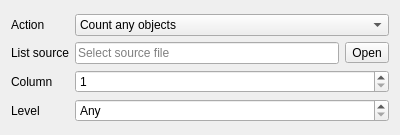
<?xml version="1.0" encoding="UTF-8"?>
<ui version="4.0">
 <class>ItemsrapWidget</class>
 <widget class="QWidget" name="ItemsrapWidget">
  <property name="geometry">
   <rect>
    <x>0</x>
    <y>0</y>
    <width>400</width>
    <height>135</height>
   </rect>
  </property>
  <property name="windowTitle">
   <string>Count objects in tree</string>
  </property>
  <property name="windowIcon">
   <iconset theme="edit-select-all">
    <normaloff>.</normaloff>.</iconset>
  </property>
  <layout class="QFormLayout" name="formLayout">
   <property name="fieldGrowthPolicy">
    <enum>QFormLayout::AllNonFixedFieldsGrow</enum>
   </property>
   <property name="rowWrapPolicy">
    <enum>QFormLayout::DontWrapRows</enum>
   </property>
   <property name="labelAlignment">
    <set>Qt::AlignLeading|Qt::AlignLeft|Qt::AlignVCenter</set>
   </property>
   <property name="formAlignment">
    <set>Qt::AlignLeading|Qt::AlignLeft|Qt::AlignVCenter</set>
   </property>
   <item row="0" column="0">
    <widget class="QLabel" name="actionLabel">
     <property name="text">
      <string>Action</string>
     </property>
     <property name="buddy">
      <cstring>actionCombo</cstring>
     </property>
    </widget>
   </item>
   <item row="0" column="1">
    <widget class="QComboBox" name="actionCombo">
     <item>
      <property name="text">
       <string>Count any objects</string>
      </property>
     </item>
     <item>
      <property name="text">
       <string>Count objects from file</string>
      </property>
     </item>
     <item>
      <property name="text">
       <string>Exclude objects from file</string>
      </property>
     </item>
     <item>
      <property name="text">
       <string>Count by regular expression</string>
      </property>
     </item>
    </widget>
   </item>
   <item row="1" column="0">
    <widget class="QLabel" name="pathLabel">
     <property name="text">
      <string>List source</string>
     </property>
     <property name="buddy">
      <cstring>pathButton</cstring>
     </property>
    </widget>
   </item>
   <item row="1" column="1">
    <layout class="QHBoxLayout" name="pathLayout">
     <item>
      <widget class="QLineEdit" name="pathEdit">
       <property name="readOnly">
        <bool>true</bool>
       </property>
       <property name="placeholderText">
        <string>Select source file</string>
       </property>
      </widget>
     </item>
     <item>
      <widget class="QToolButton" name="pathButton">
       <property name="text">
        <string>Open</string>
       </property>
       <property name="icon">
        <iconset theme="document-open">
         <normaloff>.</normaloff>.</iconset>
       </property>
      </widget>
     </item>
    </layout>
   </item>
   <item row="2" column="0">
    <widget class="QLabel" name="columnLabel">
     <property name="text">
      <string>Column</string>
     </property>
     <property name="buddy">
      <cstring>columnSpin</cstring>
     </property>
    </widget>
   </item>
   <item row="2" column="1">
    <widget class="QSpinBox" name="columnSpin">
     <property name="minimum">
      <number>1</number>
     </property>
     <property name="maximum">
      <number>99</number>
     </property>
    </widget>
   </item>
   <item row="3" column="0">
    <widget class="QLabel" name="levelLabel">
     <property name="text">
      <string>Level</string>
     </property>
     <property name="buddy">
      <cstring>levelSpin</cstring>
     </property>
    </widget>
   </item>
   <item row="3" column="1">
    <widget class="QSpinBox" name="levelSpin">
     <property name="specialValueText">
      <string>Any</string>
     </property>
     <property name="minimum">
      <number>-1</number>
     </property>
     <property name="maximum">
      <number>99</number>
     </property>
     <property name="value">
      <number>-1</number>
     </property>
    </widget>
   </item>
  </layout>
 </widget>
 <tabstops>
  <tabstop>actionCombo</tabstop>
  <tabstop>pathButton</tabstop>
  <tabstop>pathEdit</tabstop>
  <tabstop>columnSpin</tabstop>
  <tabstop>levelSpin</tabstop>
 </tabstops>
 <resources/>
 <connections/>
</ui>
